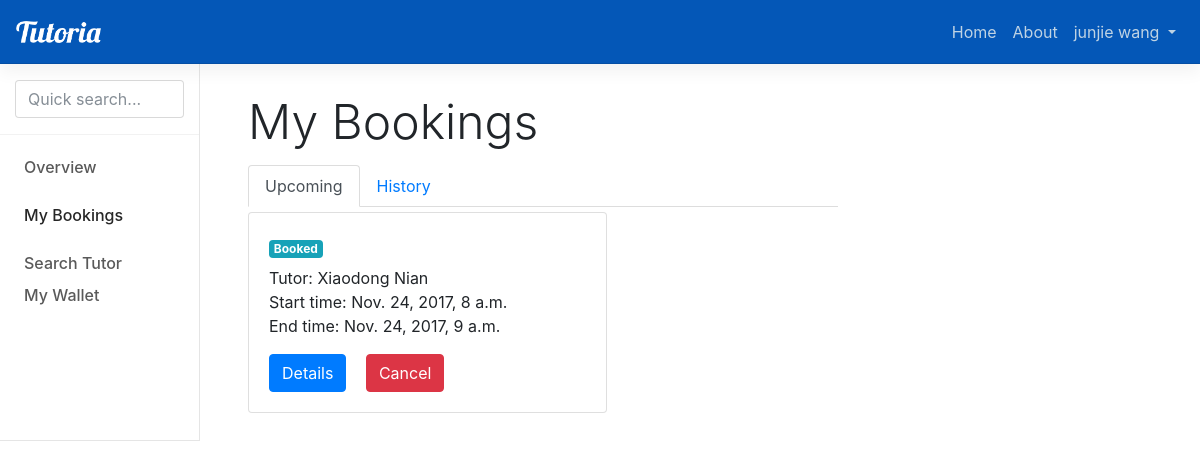
Page /session/ (signed in) on the earlier database version.
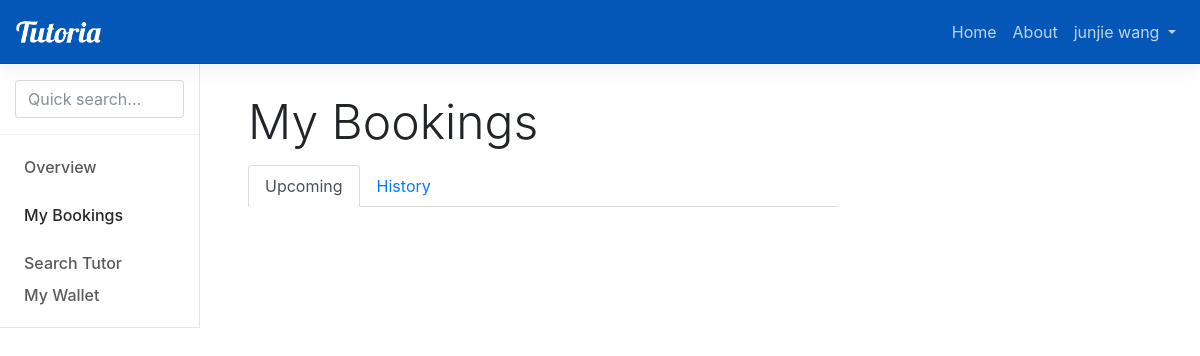
Same page on the later database version.
### booking/models.py (models this page shows, shortened)
class Session(models.Model):
    student = models.ForeignKey(User, on_delete=models.CASCADE, null=True, related_name='student')
    timeslot = models.ForeignKey(Timeslot, on_delete=models.CASCADE, null=True, related_name='timeslot')
    status = models.CharField(max_length=10, default='Booked')
    topic = models.CharField(max_length=140, blank=True)
    transaction0 = models.ForeignKey(Transaction, on_delete=models.CASCADE, null=True, blank=True, related_name='transaction0')
    transaction1 = models.ForeignKey(Transaction, on_delete=models.CASCADE, null=True, blank=True, related_name='transaction1')
    commission = models.DecimalField(default=0.00, max_digits=10, decimal_places=2)

### offering/models.py (models this page shows, shortened)
class Timeslot(models.Model):
    global TIMEZONELOCAL
    tutor = models.ForeignKey(User, on_delete=models.CASCADE, null=True)
    start = models.DateTimeField()
    end = models.DateTimeField()
    status = models.CharField(max_length=20, default='Available')

### booking/views.py (the view)
# urls.py: url(r'^session/$', book_views.session, name='session'),
def session(request):
    allSessions = Session.objects.filter(student=request.user, status='Booked')
    return render(request, 'records.html', {'allSessions': allSessions, 'active':0})

### tutoria/templates/records.html (shortened to what this page needs)
{% extends 'nav.html' %}
{% block stylesheet %}
  <link href="/static/css/my-tutorials.css" rel="stylesheet">
{% endblock %}
{% block menu %}
  {% if user.is_authenticated %}
    <div class="bd-toc-item">
      <a class="bd-toc-link" href="{% url 'home' %}">
        Overview
      </a>
    </div>
    <div class="bd-toc-item active">
        <a class="bd-toc-link" href="#">
            My Bookings
        </a>
    </div>
    <div class="bd-toc-item">
        <a class="bd-toc-link" href="{% url 'search' %}">
            Search Tutor
        </a>
    </div>
    <div class="bd-toc-item">
        <a class="bd-toc-link" href="{% url 'wallet' %}">
            My Wallet
        </a>
    </div>
  {% endif %}
{% endblock %}
{% block content %}
  <h1 class="bd-title">My Bookings</h1>
  <ul class="nav nav-tabs">
    <li class="nav-item">
      <a class="nav-link {% if active == 0 %} active {% endif %}" href="{% url 'session' %}">Upcoming</a>
    </li>
    <li class="nav-item disabled">
      <a class="nav-link {% if active == 1 %} active {% endif %}" href="{% url 'sessionHistory' %}">History</a>
    </li>
  </ul>
  <div class="card-columns" id="all-tutorials">
    {% for session in allSessions %}
    <div class="card" >
      <div class="card-body" sessionId="{{ session.id }}">
        <p class="card-text">Tutor: {{ session.timeslot.tutor.get_full_name }}
          <br>Start time: {{ session.timeslot.start }}
          <br>End time: {{ session.timeslot.end }}</p>
        <a href="/viewSession/{{session.id}}" class="btn btn-primary session-detail-btn">Details</a>
        {% if session.status == "Booked" %}
          <button type="button" class="btn btn-danger session-cancel-btn" data-toggle="modal" data-target="#confrimModal">
              Cancel
          </button>
        {% endif %}
      </div>
    </div>
    {% endfor %}
  </div>
{% endblock %}

### tutoria/templates/nav.html (shortened to what this page needs)
<!DOCTYPE html>
<html lang="en">
<head>
    <link href="/static/dist/css/bootstrap.min.css" rel="stylesheet">
    <link href="/static/assets/css/docs.min.css" rel="stylesheet">
    <link href="/static/css/nav.css" rel="stylesheet">
    {% block stylesheet %}{% endblock %}
    <header class="navbar navbar-expand navbar-dark flex-column flex-md-row bd-navbar">
        <a class="navbar-brand mr-0 mr-md-2" href="/" aria-label="Tutoria">
            <img src="/static/assets/brand/tutoria-logo-white.png" alt="brand">
        </a>
        <ul class="navbar-nav bd-navbar-nav flex-row ml-md-auto d-md-flex">
            <li class="nav-item">
                <a class="nav-link" href="#">Home</a>
            </li>
            <li class="nav-item">
                <a class="nav-link" href="#">About</a>
            </li>
            {% if user.is_authenticated %}
                <li class="nav-item dropdown">
                    <a class="nav-link dropdown-toggle" href="#" id="navbarDropdown" role="button" data-toggle="dropdown" aria-haspopup="true" aria-expanded="false">
                        <span>{{ user.get_full_name }}</span>
                    </a>
                </li>
            {% else %}
                <li class="nav-item">
                    <a class="nav-link p-2" href="{% url 'login' %}">Log In</a>
                </li>
            {% endif %}
        </ul>
    </header>
    <div class="container-fluid">
        <div class="row flex-xl-nowrap">
            <div class="col-12 col-md-3 col-xl-2 bd-sidebar">
                <form class="bd-search d-flex align-items-center">
                    <span class="algolia-autocomplete" style="position: relative; display: inline-block; direction: ltr;">
                        <input type="search" class="form-control ds-input" id="search-input" placeholder="Quick search..." aria-label="Quick search..."
                            autocomplete="off" spellcheck="false" role="combobox" aria-autocomplete="list" aria-expanded="false"
                            aria-labelledby="search-input" aria-owns="algolia-autocomplete-listbox-0" dir="auto" style="position: relative; vertical-align: top;">
                    </span>
                </form>
                <nav class="collapse bd-links" id="bd-docs-nav">
                    {% block menu %}
                    {% endblock %}
                </nav>
            </div>
            <main class="col-12 col-md-9 col-xl-8 py-md-3 pl-md-5 bd-content" style="min-height: 100%" role="main">
                {% block content %}
                {% endblock %}
            </main>
        </div>
    </div>
    </body>
</html>

### static/css/nav.css (style rules this page uses)
.navbar-brand { line-height: 20px; }
.navbar-brand img { width: 85px; }
.bd-navbar { background-color: #0457b7; }
.bd-navbar .navbar-nav .nav-link { color: #bfd3e4; }
.bd-title { margin-bottom: 1rem; }

### static/css/my-tutorials.css (style rules this page uses)
.card-columns { padding-top: 5px; column-count: 2; }

Differences in the rows shown:
removed Session: timeslot.tutor.get_full_name "Xiaodong Nian", timeslot.start "Nov. 24, 2017, 8 a.m.", timeslot.end "Nov. 24, 2017, 9 a.m."
